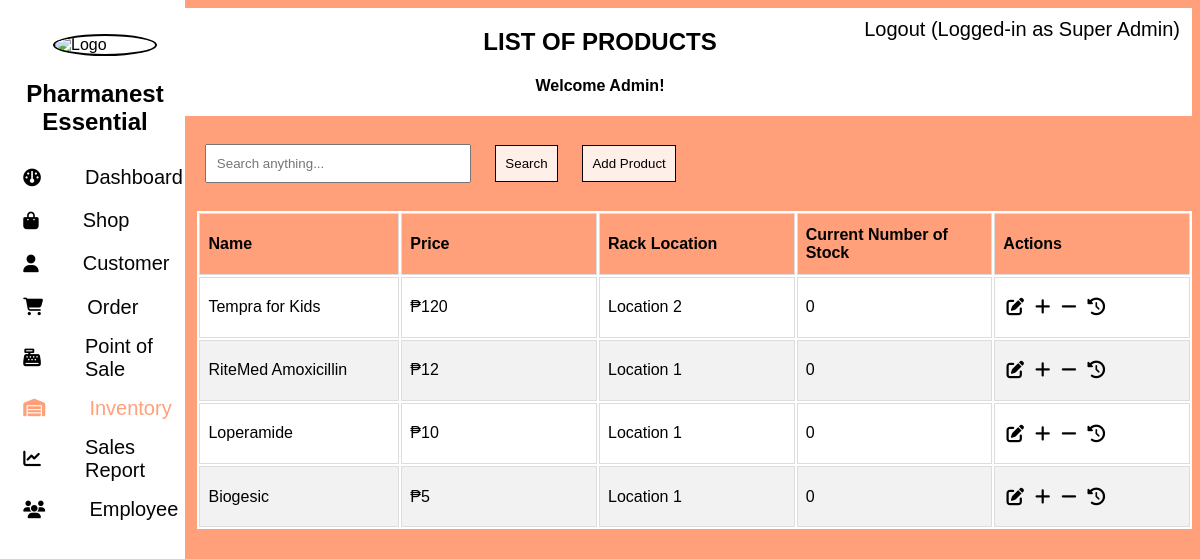
Page /admin/inventory/product/index.php (signed in) on the committed database.
### tables this page shows
CREATE TABLE `product` (
  `id` int(11) NOT NULL,
  `name` varchar(256) NOT NULL,
  `price` double NOT NULL,
  `current_quantity` int(11) NOT NULL DEFAULT 0,
  `applicable_discounts` varchar(128) NOT NULL,
  `prescription_is_required` tinyint(1) NOT NULL,
  `photo` text NOT NULL,
  `rack_location` text NOT NULL,
  `maintaining_quantity` int(11) NOT NULL,
  `cost` double DEFAULT NULL
);

### admin/inventory/product/index.php (the view, shortened to what this page needs)
<?php
    $base_url = $_SESSION["BASE_URL"];
    $doc_root = $_SESSION["DOC_ROOT"];
?>
<!DOCTYPE html>
<html>
    <head>
        <link rel="stylesheet" href="https://cdnjs.cloudflare.com/ajax/libs/font-awesome/6.5.1/css/all.min.css">
        <link rel="stylesheet" type="text/css" href="<?php echo $base_url;?>assets/styles/bootstrap.css">
        <link rel="stylesheet" type="text/css" href="../../styles.css">
        <link rel="stylesheet" type="text/css" href="styles.css">
    </head>
    <body>
        <?php include '../../components/side_nav.php'; ?>
        <?php
            include '../../components/top_nav.php';
        ?>
        <?php
            include($doc_root.'/utils/connect.php');
            $sqlGetProducts = "SELECT * FROM product";
            $filter_str = "";
            $query = NULL;
            $sqlGetProducts .= $filter_str." ORDER BY id DESC";
            $result = mysqli_query($conn,$sqlGetProducts);
        ?>
        <div class="search">
            <form method="GET" action="">
                <input type="text" value="<?php echo $query; ?>" name="query" placeholder="Search anything...">
                <button class="btns" type="submit">Search</button>
                <button type="button" class="btns" onclick="redirectToPage('add')">Add Product</button>
            </form>
        </div>
        <div class="table">
            <table>
                <thead>
                    <tr>
                        <th>Name</th>
                        <th>Price</th>
                        <th>Rack Location</th>
                        <th>Current Number of Stock</th>
                        <th>Actions</th>
                    </tr>
                </thead>
                <tbody>
                    <?php
                    while($data = mysqli_fetch_array($result)){
                    ?>
                    <tr>
                        <td><?php echo $data["name"];?></td>
                        <td>₱<?php echo $data["price"];?></td>
                        <td><?php echo $data["rack_location"];?></td>
                        <td><?php echo $data["current_quantity"];?></td>
                        <td>
                            <a href="./edit/index.php?product_id=<?php echo $data["id"]; ?>"><i class="button-icon fas fa-pen-to-square" title="Edit"></i></a>
                            <a href="../stock/add/index.php?product_id=<?php echo $data["id"]; ?>"><i class="button-icon fas fa-plus" title="Stock In"></i></a>
                            <a href="../stock/batch/index.php?product_id=<?php echo $data["id"]; ?>"><i class="button-icon fas fa-minus" title="Stock Out"></i></a>
                            <a href="../history/index.php?product_id=<?php echo $data["id"]; ?>"><i class="button-icon fas fa-clock-rotate-left" title="View History"></i></a>
                        </td>
                    </tr>
                    <?php
                    }
                    ?>
                </tbody>
            </table>
        </div>
    </body>
</html>

### admin/styles.css (style rules this page uses)
body { background-color: lightsalmon; }
i { padding:0.8rem 0.2rem; border-radius:10px; font-size:1.10rem; cursor:pointer; margin:0 15px; transition:1s; }

### admin/inventory/product/styles.css (style rules this page uses)
.search { float: right; background-color: transparent; width: 82%; padding: 1rem; margin-top: 1%; }
input { padding: 1%; width: 25%; }
.table { background-color: white; width: 84%; float: right; font-family: Arial; border-collapse: collapse; overflow:auto; margin-top: 1%; }
.table td, .table th { border: 1px solid #ddd; padding: 8px; }
th { width: 10%; }
.table tr:nth-child(even) { background-color: #f2f2f2; }
.table th { padding-top: 12px; padding-bottom: 12px; text-align: left; background-color: lightsalmon; color: black; }
.btns { background-color: rgba(255, 255, 255, 0.836); padding: 1%; border: solid black 1px; }
button { background-color: lightsalmon; padding: 5%; margin-left: 2%; cursor: pointer; }
.button-icon { margin-right: 0px; margin-left: 0px; color: black; }

### rows in the picture
product: name "Tempra for Kids", price "120", rack_location "Location 2", current_quantity "0"
product: name "RiteMed Amoxicillin", price "12", rack_location "Location 1", current_quantity "0"
product: name "Loperamide", price "10", rack_location "Location 1", current_quantity "0"
product: name "Biogesic", price "5", rack_location "Location 1", current_quantity "0"

### other values in the picture
$_SESSION['user_role'] "Super Admin"
$current_page_title "LIST OF PRODUCTS"
$_SESSION['user_first_name'] "Admin"
